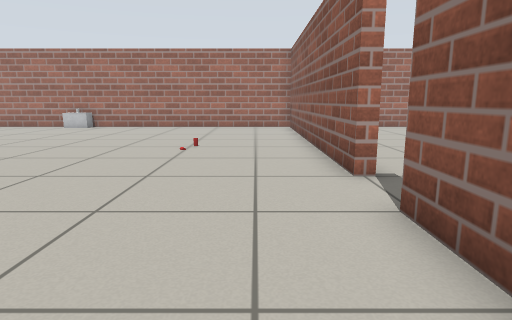
view 1 (above)

14 first-person views from a walk through a Gazebo world. The camera is 0.68 m above the floor, tilts 10° down and sees 75° across. The floor is counted in squares, 0.5 m on a side. Each view is taken from the middle of a square. On the plan, view 1 faces up. The plan holds only what a view shows up to about 15 squares ahead; the rest is blank. Robots are left out. Simple shapes stand in for some stock models.

view 2
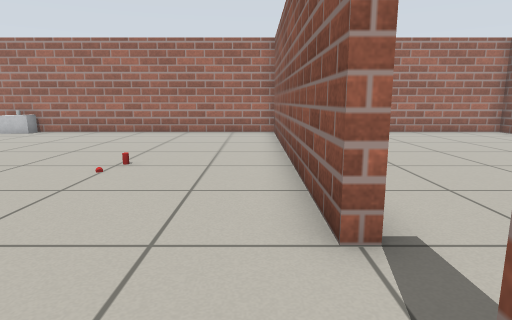

view 3
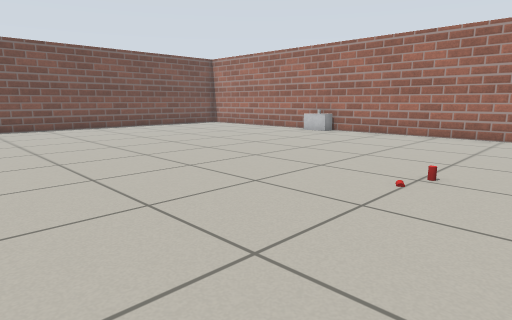

view 4
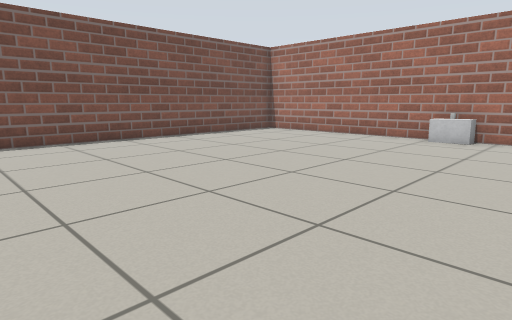

view 5
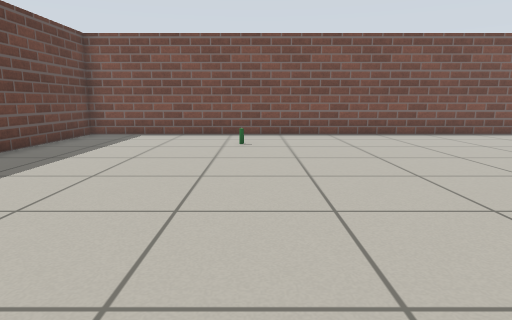

view 6
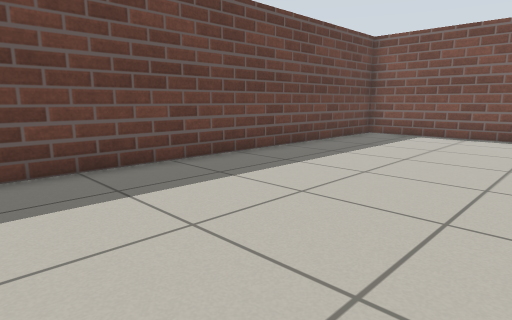

view 7
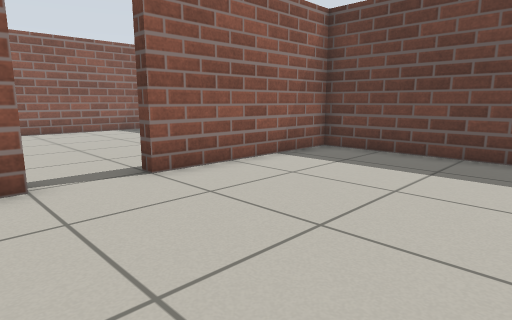

view 8
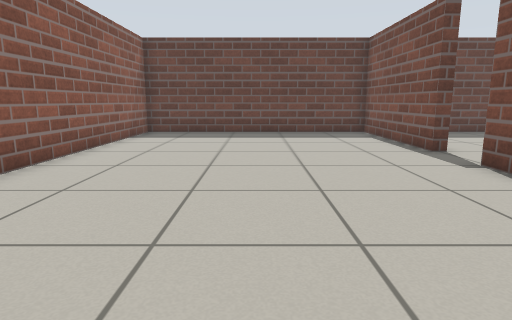

view 9
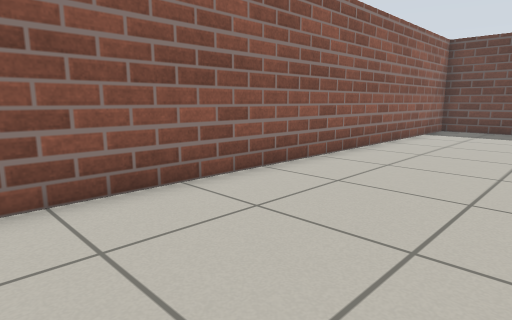

view 10
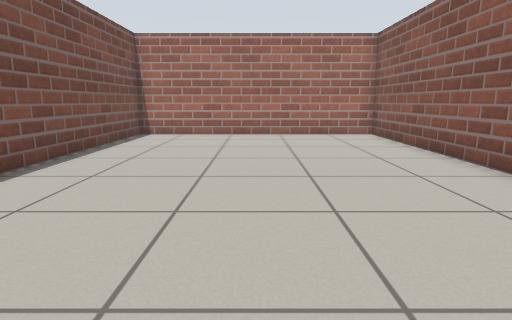

view 11
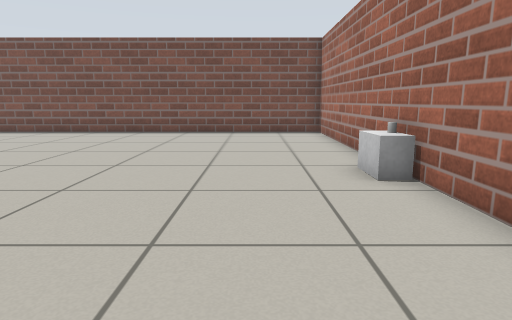

view 12
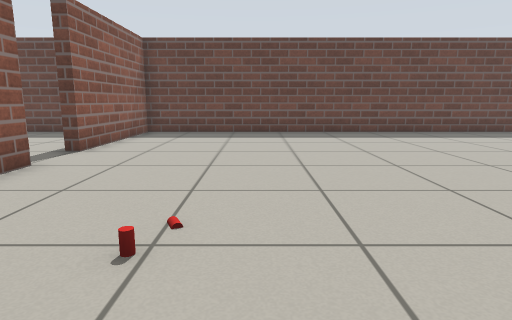

view 13
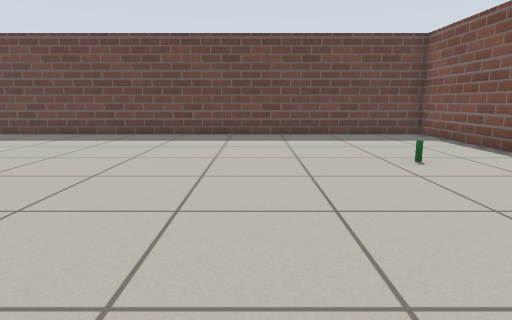

view 14
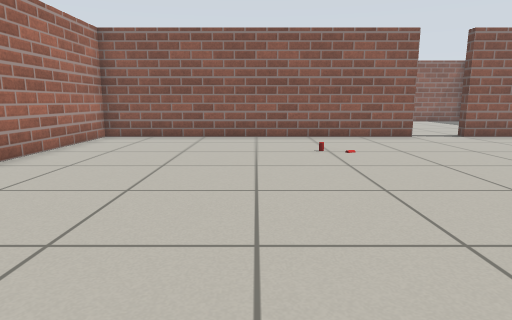

### Floor plan
Ten units are one square. View 1 is at (0, 0); x grows to the right and y downward. Boxes are objects, and circles mark ways between rooms. Rooms are numbered by the first view taken in them; rooms with no view inside come last. Other rooms are left out.
<svg viewBox="-183 -190 306 213">
<path fill="none" stroke="#000" d="M18 -60 18 -178 -178 -178 -178 18 18 18 18 -40M22 -69 22 -60 18 -60M18 -40 22 -40 22 18 118 18 118 -178 22 -178 22 -101"/>
<rect x="-155" y="-55" width="10" height="10" fill="#bbb"><title>bottle</title></rect>
<rect x="-105" y="-175" width="20" height="10" fill="#bbb"><title>cabinet</title></rect>
<rect x="-95" y="-185" width="10" height="10" fill="#bbb"><title>other object</title></rect>
<rect x="-25" y="-95" width="10" height="10" fill="#bbb"><title>drink can</title></rect>
<rect x="-25" y="-105" width="10" height="10" fill="#bbb"><title>drink can</title></rect>
<circle cx="20" cy="-55" r="3" fill="#2a7"/>
<text x="-80" y="-80">1</text>
<text x="70" y="-80">2</text>
</svg>
Room 1 opens to room 2.

Where each view was taken, in squares from view 1:
view 1: 0 up, 0 right, facing up
view 2: 3 up, 1 right, facing up
view 3: 4 up, 0 right, facing up-left
view 4: 5 up, 6 left, facing up-left
view 5: 5 up, 4 left, facing left
view 6: 5 up, 4 left, facing down-left
view 7: 7 up, 4 left, facing down-right
view 8: 13 up, 7 right, facing down
view 9: 15 up, 7 right, facing down-right
view 10: 4 up, 7 right, facing up
view 11: 15 up, 3 left, facing left
view 12: 13 up, 3 left, facing down
view 13: 12 up, 11 left, facing down
view 14: 12 up, 11 left, facing right
